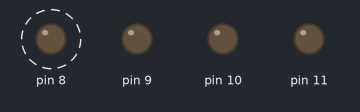
Simulated run of this sketch. Board: Arduino Uno, built with avr-gcc and run on an emulated ATmega328P. Shown: output pins drawn as LEDs (lit = HIGH). Dashed ring = blinking. What the sketch prints to the serial monitor is not drawn.

Above: at 0.5 s.
Timing chart, 0 to 4.6 s (numbered marks = the images above):
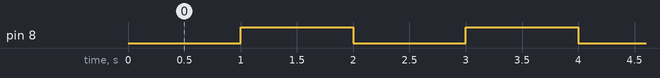

The sketch:

aprendendo_como_usar_o_millis.ino
```cpp
int ledverde = 8;
int ledamarelo = 9;
int ledvermelho = 10;
int ledazul = 11;
unsigned long tempo_anterior = 0;
int intervalo = 1000;
bool estado = 0;

void setup() {
pinMode (8,OUTPUT);
pinMode (9, OUTPUT);
pinMode (10, OUTPUT);
pinMode (11, OUTPUT);
Serial.begin (115200);


}

void loop() {
unsigned long tempo_atual = millis();
if (tempo_atual - tempo_anterior >= intervalo) {
  estado = !estado;
  digitalWrite (8, estado);
  tempo_anterior = tempo_atual;
  Serial.println ("1 segundo");
  }
}
```

Measured:
- by itself, pin 8: alternates HIGH for 1.0 s and LOW for 1.0 s
